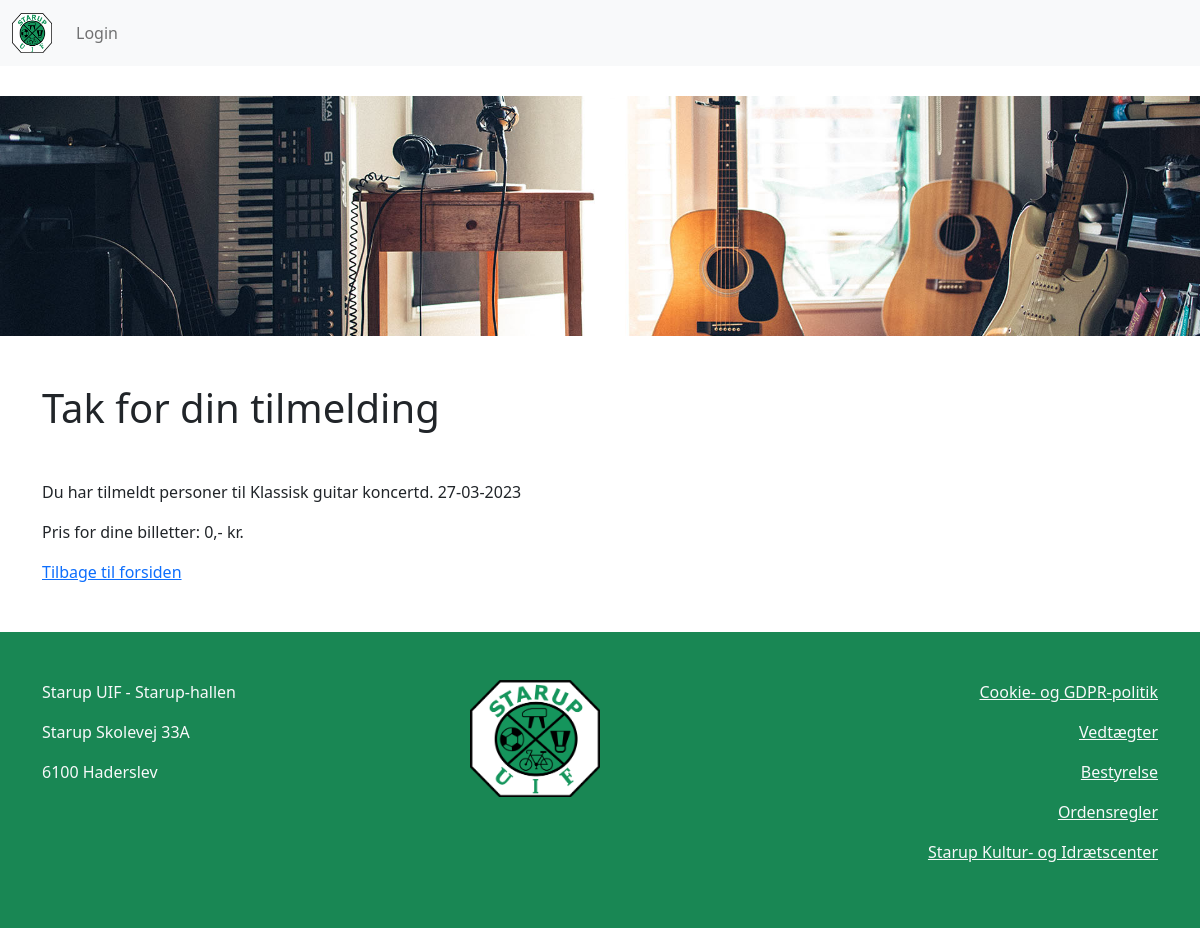
The app's page /tilmeldtArrangement.php?id=6 with its own data.
### tables this page shows
CREATE TABLE `events` (
  `EID` int(11) NOT NULL,
  `EName` varchar(200) NOT NULL,
  `ECategory` varchar(50) NOT NULL,
  `EDescription` varchar(2500) DEFAULT NULL,
  `EImage` varchar(100) DEFAULT NULL,
  `EDate` date NOT NULL,
  `EStartTime` varchar(50) NOT NULL,
  `EEndTime` varchar(50) DEFAULT NULL,
  `EPlace` varchar(100) DEFAULT NULL,
  `EPrice` smallint(6) NOT NULL,
  `EContactName` varchar(100) DEFAULT NULL,
  `EContactPhone` int(11) DEFAULT NULL,
  `ECreatedBy` varchar(100) NOT NULL
);

### tilmeldtArrangement.php (the view, shortened to what this page needs)
<?php
    if(isset($_GET['id']))
    {
        $id = "'".$_GET['id']."'";
    }
    $db = new MySQLi('', '', '', '');
    if ($db->connect_error){
        die("Connection to database failed: ".$db->connect_error);
    }
    else{
        $result = $db->query("SELECT * FROM events WHERE EID = $id");
        $row = $result->fetch_assoc();
    }
?>
<!DOCTYPE html>
<html lang="en">
<head>
    <link rel="stylesheet" href="css/bootstrap.min.css">
    <link rel="stylesheet" href="css/style.css" type="text/css">
</head>
<body>
    <?php include 'includes/nav.php' ?>
    <header class="eventheader mt-5">
        <img src="img/<?php echo $row["EImage"]; ?>" class="img-fluid mt-5">
    </header>
    <main class="container mb-5">
        <h1 class="mt-5 mb-5">Tak for din tilmelding</h1>
        <section>
            <article>
                <p>Du har tilmeldt <?php echo $_POST["tilmeldAntal"]." personer til ".$row["EName"]."d. "?><?php echo date("d-m-Y", strtotime($row["EDate"])); ?></p>
                <p>Pris for dine billetter: <?php echo ($_POST["tilmeldAntal"] * $row["EPrice"] ); ?>,- kr.</p>
                <a href="index.php">Tilbage til forsiden</a>
            </article>
        </section>
    </main>
    <footer class="container-fluid py-5 bg-success">
        <?php include 'includes/footer.php' ?>
    </footer>
</body>
</html>

### css/style.css (style rules this page uses)
.eventheader img { height: 30vh; width: 100%; object-fit:cover; }

### records on screen
events: EImage (picture), EName "Klassisk guitar koncert", EDate "27-03-2023", $_POST['tilmeldAntal']*$row['EPrice'] "0"
